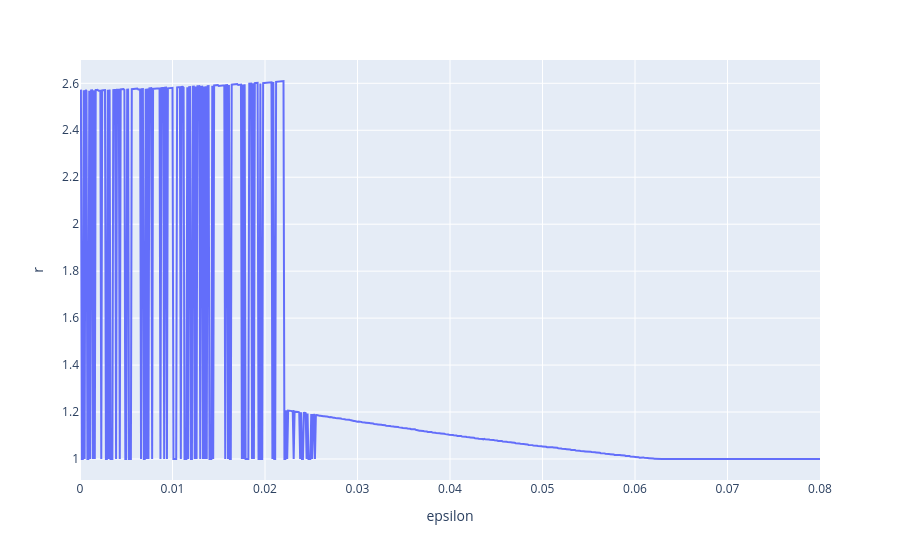

Source (notebook cell):
### Code cell
px.line(df_eps, x="epsilon", y="r", hover_data=["partition_greedy", "partition_opt"])

### Figure 1 — Plotly figure (JSON) as saved in the notebook; plotly's stock layout.template omitted (floating-point values rounded to 4 significant figures; data arrays with more than 128 entries replaced by an {"elided": "..."} marker saying what was removed)
{"data": [{"customdata": {"elided": "801x2 str values"}, "hovertemplate": "epsilon=%{x}<br>r=%{y}<br>partition_greedy=%{customdata[0]}<br>partition_opt=%{customdata[1]}<extra></extra>", "legendgroup": "", "line": {"color": "#636efa", "dash": "solid"}, "marker": {"symbol": "circle"}, "mode": "lines", "name": "", "orientation": "v", "showlegend": false, "type": "scatter", "x": {"elided": "801 float values"}, "xaxis": "x", "y": {"elided": "801 float values"}, "yaxis": "y"}], "layout": {"legend": {"tracegroupgap": 0}, "margin": {"t": 60}, "xaxis": {"anchor": "y", "domain": [0, 1], "title": {"text": "epsilon"}}, "yaxis": {"anchor": "x", "domain": [0, 1], "title": {"text": "r"}}}}
